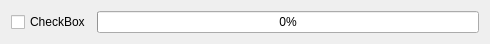
<?xml version="1.0" encoding="UTF-8"?>
<ui version="4.0">
 <class>DeviceBar</class>
 <widget class="QWidget" name="DeviceBar">
  <property name="geometry">
   <rect>
    <x>0</x>
    <y>0</y>
    <width>490</width>
    <height>40</height>
   </rect>
  </property>
  <property name="windowTitle">
   <string>Form</string>
  </property>
  <layout class="QHBoxLayout" name="horizontalLayout">
   <item>
    <layout class="QHBoxLayout" name="horizontalLayout_2">
     <item>
      <widget class="QCheckBox" name="checkBox">
       <property name="enabled">
        <bool>true</bool>
       </property>
       <property name="text">
        <string>CheckBox</string>
       </property>
      </widget>
     </item>
     <item>
      <widget class="QProgressBar" name="progressBar">
       <property name="value">
        <number>0</number>
       </property>
      </widget>
     </item>
    </layout>
   </item>
  </layout>
 </widget>
 <resources/>
 <connections/>
</ui>
